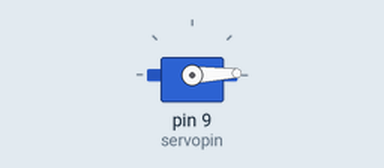
Bench run of a sketch on a simulated Arduino Uno, built with avr-gcc and run on an emulated ATmega328P. Shown: servo. Wiring (inferred from the names in the program): servo: signal pin 9. Servo pulses on a pin are drawn as a servo (544–2400 µs = 0–180°).

Above: at 0.05 s.
At 1.1 s:
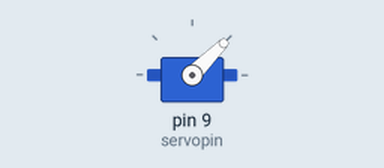
At 2.15 s:
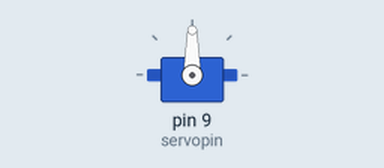
At 4.25 s:
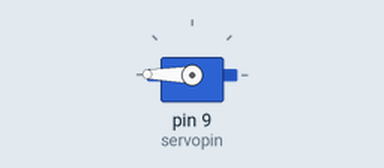
Timing chart, 0 to 5.6 s (numbered marks = the images above):
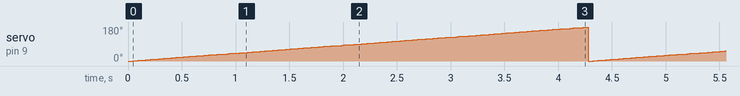

The sketch:

sketch_mar15a.ino
```cpp
int servopin = 9;    //Define servo interface digital interface 7
int angle =0;        //Angle of rotation of the servo

void servopulse(int angle)//Define an impulse function
{
  int pulsewidth=(angle*11)+500;  //The angle is converted to a pulse width value of 500-2480
  digitalWrite(servopin,HIGH);    //The servo interface level to the highest
  delayMicroseconds(pulsewidth);  //The number of microseconds of the delay pulse width value
  digitalWrite(servopin,LOW);     //The servo interface level to low
  delayMicroseconds(20000-pulsewidth); //20000 can be replaced: "frequency = 1 / (20000/1000000)"
}

void setup()
{
  pinMode(servopin,OUTPUT);//Set the servo interface as the output interface
}

void loop()
{
  for(angle=0;angle<=180;angle++){
      //Reference impulse function
      servopulse(angle);
      delay(20);
  }
//    for(angle=180;angle>=0;angle--){
//      //Reference impulse function
//      servopulse(angle);
//      delay(20);
//  }
}
```

Measured:
- by itself, servo on pin 9 (servopin): ramps from 0° to 180° and jumps back, once every 4.3 s
